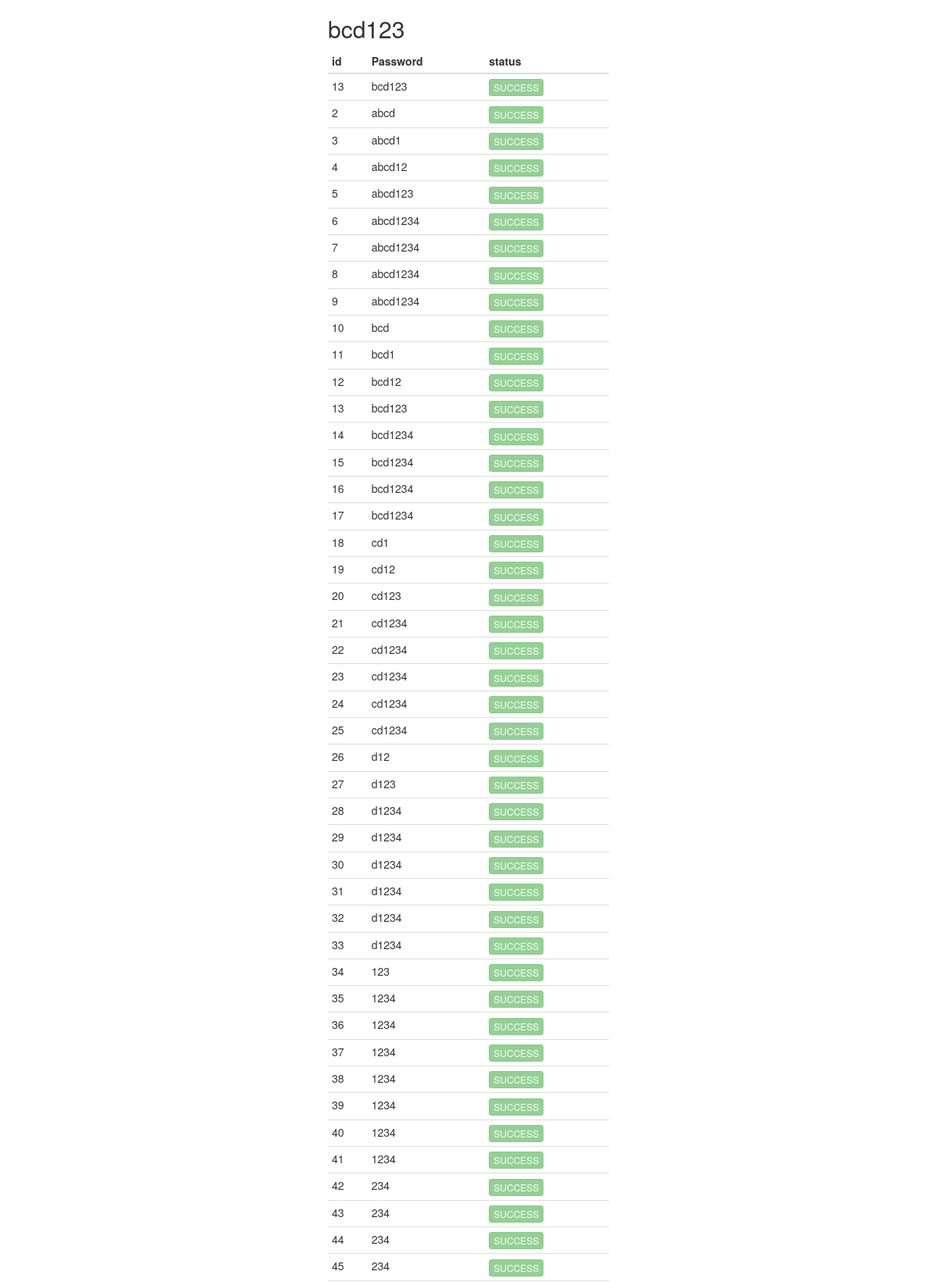
The app's page /welcome/dashboard/13 (upper part) with its own data.
### tables this page shows
CREATE TABLE `oxfords` (
  `id` int(11) NOT NULL,
  `parent_id` int(11) NOT NULL,
  `password` varchar(255) NOT NULL,
  `status` varchar(50) NOT NULL,
  `created_at` timestamp NOT NULL DEFAULT CURRENT_TIMESTAMP ON UPDATE CURRENT_TIMESTAMP,
  `updated_at` datetime NOT NULL
);

### application/controllers/Welcome.php (called while the page is built, shortened)
<?php
class Welcome extends CI_Controller {
    public function __construct() {
        $this->load->model(array('Common_model'));
    }
    function dashboard() {
        $id = $this->uri->segment(3);
        if ($id) {
            $data['parent'] = $this->Common_model->get($id);
            $data['result'] = $this->Common_model->getby_parentId($id);
            $data['result'] = array_merge($data['parent'], $data['result']);
            $this->load->view('dashboard', $data);
        } else {
            redirect('welcome');
        }
    }
}

### index.php (called while the page is built, shortened)
<?php
require_once BASEPATH.'core/CodeIgniter.php';

### application/models/Common_model.php (called while the page is built, shortened)
<?php
class Common_model extends CI_Model {
    function getby_parentId($id) {
        $this->db->select('*');
        $this->db->from('oxfords');
        $this->db->where("parent_id",$id);
        $query = $this->db->get();
        $result=$query->result();
        if($result) {
            return $result;
        } else {
            return 0;
        }
    }
    function get($id) {
        $this->db->select('*');
        $this->db->from('oxfords');
        $this->db->where("id",$id);
        $query = $this->db->get();
        $result=$query->result();
        if($result) {
            return $result;
        } else {
                return 0;
            }
    }
}

### application/views/dashboard.php (the view, shortened to what this page needs)
<!DOCTYPE html>
<html lang="en">
    <head>
        <link rel="stylesheet" href="https://maxcdn.bootstrapcdn.com/bootstrap/3.3.7/css/bootstrap.min.css">
    </head>
    <body>
        <div class="container">
            <div class="row">
                <div class="col-md-4 col-md-offset-4">
                    <h2><?php echo $parent[0]->password; ?></h2>
                    <table class="table table-condensed">
                        <thead>
                            <tr>
                                <th>id</th>
                                <th>Password</th>
                                <th>status</th>
                            </tr>
                        </thead>
                        <tbody>
                            <?php foreach($result as $r) { ?>
                            <tr>
                                <td><?php echo $r->id; ?></td>
                                <td><?php echo $r->password; ?></td>
                                <td><button class="btn btn-xs <?php echo ($r->status=="FAILED") ? "btn-danger" : "btn-success" ?>" disabled><?php echo $r->status; ?></button></td>
                            </tr>
                            <?php } ?>
                        </tbody>
                    </table>
                </div>
            </div>
    </body>
</html>

### records on screen
oxfords: password "bcd123", id "13", status "SUCCESS"
oxfords: id "2", password "abcd", status "SUCCESS"
oxfords: id "3", password "abcd1", status "SUCCESS"
oxfords: id "4", password "abcd12", status "SUCCESS"
oxfords: id "5", password "abcd123", status "SUCCESS"
oxfords: id "6", password "abcd1234", status "SUCCESS"
oxfords: id "7", password "abcd1234", status "SUCCESS"
oxfords: id "8", password "abcd1234", status "SUCCESS"
oxfords: id "9", password "abcd1234", status "SUCCESS"
oxfords: id "10", password "bcd", status "SUCCESS"
oxfords: id "11", password "bcd1", status "SUCCESS"
oxfords: id "12", password "bcd12", status "SUCCESS"
oxfords: id "14", password "bcd1234", status "SUCCESS"
oxfords: id "15", password "bcd1234", status "SUCCESS"
oxfords: id "16", password "bcd1234", status "SUCCESS"
oxfords: id "17", password "bcd1234", status "SUCCESS"
oxfords: id "18", password "cd1", status "SUCCESS"
oxfords: id "19", password "cd12", status "SUCCESS"
oxfords: id "20", password "cd123", status "SUCCESS"
oxfords: id "21", password "cd1234", status "SUCCESS"
oxfords: id "22", password "cd1234", status "SUCCESS"
oxfords: id "23", password "cd1234", status "SUCCESS"
oxfords: id "24", password "cd1234", status "SUCCESS"
oxfords: id "25", password "cd1234", status "SUCCESS"
oxfords: id "26", password "d12", status "SUCCESS"
oxfords: id "27", password "d123", status "SUCCESS"
oxfords: id "28", password "d1234", status "SUCCESS"
oxfords: id "29", password "d1234", status "SUCCESS"
oxfords: id "30", password "d1234", status "SUCCESS"
oxfords: id "31", password "d1234", status "SUCCESS"
oxfords: id "32", password "d1234", status "SUCCESS"
oxfords: id "33", password "d1234", status "SUCCESS"
oxfords: id "34", password "123", status "SUCCESS"
oxfords: id "35", password "1234", status "SUCCESS"
oxfords: id "36", password "1234", status "SUCCESS"
oxfords: id "37", password "1234", status "SUCCESS"
oxfords: id "38", password "1234", status "SUCCESS"
oxfords: id "39", password "1234", status "SUCCESS"
oxfords: id "40", password "1234", status "SUCCESS"
oxfords: id "41", password "1234", status "SUCCESS"
oxfords: id "42", password "234", status "SUCCESS"
oxfords: id "43", password "234", status "SUCCESS"
oxfords: id "44", password "234", status "SUCCESS"
oxfords: id "45", password "234", status "SUCCESS"
